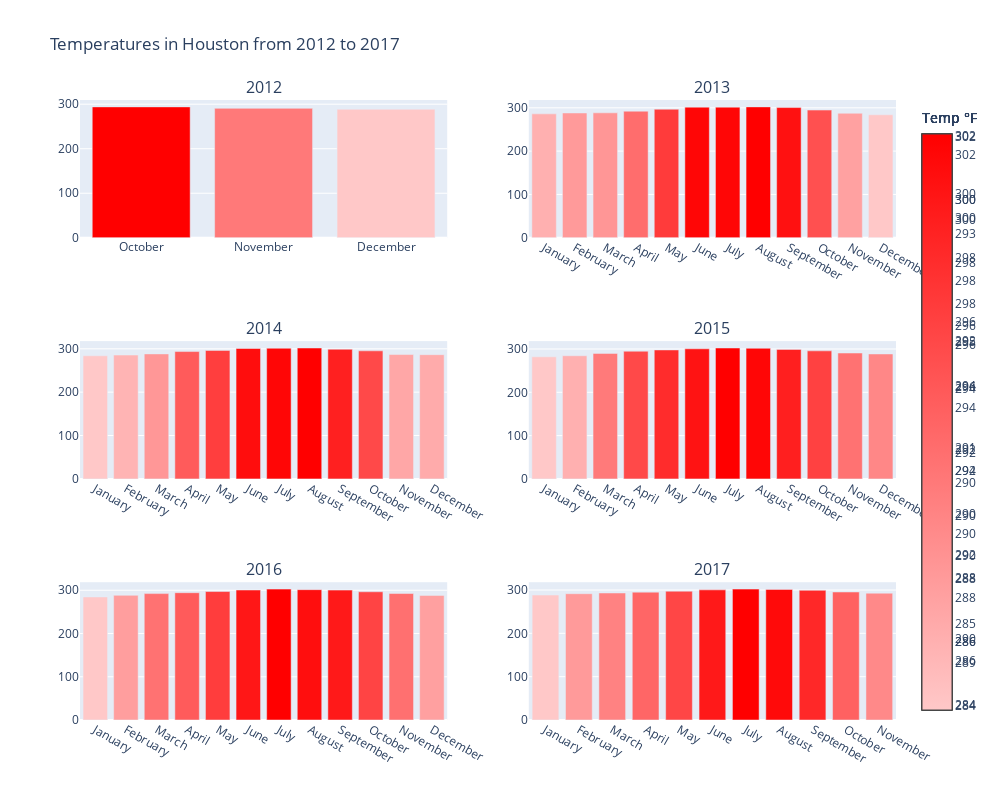

Write notebook code for a chart like this one.
### Markdown cell above
#### Graphics where show the temperature by month from 2012 to 2017

### Code cell
# Graphic of the temperature where the x axis are the months of a year and the y axis are the temperature in Farenheit degrees
fig = make_subplots(rows=3, cols=2, subplot_titles=('2012', '2013', '2014', '2015', '2016', '2017'))
fig.add_trace(graphic(dataframes['temperature_WH'],2012,'Houston'), row=1, col=1)
fig.add_trace(graphic(dataframes['temperature_WH'],2013,'Houston'), row=1, col=2)
fig.add_trace(graphic(dataframes['temperature_WH'],2014,'Houston'), row=2, col=1)
fig.add_trace(graphic(dataframes['temperature_WH'],2015,'Houston'), row=2, col=2)
fig.add_trace(graphic(dataframes['temperature_WH'],2016,'Houston'), row=3, col=1)
fig.add_trace(graphic(dataframes['temperature_WH'],2017,'Houston'), row=3, col=2)

fig.update_layout(
    height=800, width=1000,
    title_text="Temperatures in Houston from 2012 to 2017",
    showlegend=False
)

fig.show()

### Figure 1 — Plotly figure (JSON) as saved in the notebook; plotly's stock layout.template omitted (floating-point values rounded to 4 significant figures)
{"data": [{"marker": {"color": [293.9, 290.7, 288.6], "colorbar": {"title": {"text": "Temp °F"}}, "colorscale": [[0, "rgb(255,200,200)"], [1, "rgb(255,0,0)"]]}, "name": "Temperature 2012", "type": "bar", "x": ["October", "November", "December"], "xaxis": "x", "y": [293.9, 290.7, 288.6], "yaxis": "y"}, {"marker": {"color": [286.0, 288.0, 288.4, 292.2, 296.7, 301.5, 301.5, 302.1, 300.5, 294.7, 287.4, 283.8], "colorbar": {"title": {"text": "Temp °F"}}, "colorscale": [[0, "rgb(255,200,200)"], [1, "rgb(255,0,0)"]]}, "name": "Temperature 2013", "type": "bar", "x": ["January", "February", "March", "April", "May", "June", "July", "August", "September", "October", "November", "December"], "xaxis": "x2", "y": [286.0, 288.0, 288.4, 292.2, 296.7, 301.5, 301.5, 302.1, 300.5, 294.7, 287.4, 283.8], "yaxis": "y2"}, {"marker": {"color": [283.9, 285.7, 288.3, 293.7, 296.3, 300.7, 301.4, 301.9, 299.0, 295.3, 286.8, 286.5], "colorbar": {"title": {"text": "Temp °F"}}, "colorscale": [[0, "rgb(255,200,200)"], [1, "rgb(255,0,0)"]]}, "name": "Temperature 2014", "type": "bar", "x": ["January", "February", "March", "April", "May", "June", "July", "August", "September", "October", "November", "December"], "xaxis": "x3", "y": [283.9, 285.7, 288.3, 293.7, 296.3, 300.7, 301.4, 301.9, 299.0, 295.3, 286.8, 286.5], "yaxis": "y3"}, {"marker": {"color": [281.9, 284.4, 289.9, 294.9, 297.8, 300.4, 302.3, 301.7, 299.2, 295.8, 290.7, 288.5], "colorbar": {"title": {"text": "Temp °F"}}, "colorscale": [[0, "rgb(255,200,200)"], [1, "rgb(255,0,0)"]]}, "name": "Temperature 2015", "type": "bar", "x": ["January", "February", "March", "April", "May", "June", "July", "August", "September", "October", "November", "December"], "xaxis": "x4", "y": [281.9, 284.4, 289.9, 294.9, 297.8, 300.4, 302.3, 301.7, 299.2, 295.8, 290.7, 288.5], "yaxis": "y4"}, {"marker": {"color": [284.4, 288.3, 292.3, 294.3, 297.1, 300.6, 302.7, 301.4, 300.3, 296.5, 292.5, 288.1], "colorbar": {"title": {"text": "Temp °F"}}, "colorscale": [[0, "rgb(255,200,200)"], [1, "rgb(255,0,0)"]]}, "name": "Temperature 2016", "type": "bar", "x": ["January", "February", "March", "April", "May", "June", "July", "August", "September", "October", "November", "December"], "xaxis": "x5", "y": [284.4, 288.3, 292.3, 294.3, 297.1, 300.6, 302.7, 301.4, 300.3, 296.5, 292.5, 288.1], "yaxis": "y5"}, {"marker": {"color": [288.3, 291.5, 293.1, 295.1, 297.2, 300.3, 302.0, 301.4, 299.3, 295.4, 292.6], "colorbar": {"title": {"text": "Temp °F"}}, "colorscale": [[0, "rgb(255,200,200)"], [1, "rgb(255,0,0)"]]}, "name": "Temperature 2017", "type": "bar", "x": ["January", "February", "March", "April", "May", "June", "July", "August", "September", "October", "November"], "xaxis": "x6", "y": [288.3, 291.5, 293.1, 295.1, 297.2, 300.3, 302.0, 301.4, 299.3, 295.4, 292.6], "yaxis": "y6"}], "layout": {"annotations": [{"font": {"size": 16}, "showarrow": false, "text": "2012", "x": 0.225, "xanchor": "center", "xref": "paper", "y": 1, "yanchor": "bottom", "yref": "paper"}, {"font": {"size": 16}, "showarrow": false, "text": "2013", "x": 0.775, "xanchor": "center", "xref": "paper", "y": 1, "yanchor": "bottom", "yref": "paper"}, {"font": {"size": 16}, "showarrow": false, "text": "2014", "x": 0.225, "xanchor": "center", "xref": "paper", "y": 0.6111, "yanchor": "bottom", "yref": "paper"}, {"font": {"size": 16}, "showarrow": false, "text": "2015", "x": 0.775, "xanchor": "center", "xref": "paper", "y": 0.6111, "yanchor": "bottom", "yref": "paper"}, {"font": {"size": 16}, "showarrow": false, "text": "2016", "x": 0.225, "xanchor": "center", "xref": "paper", "y": 0.2222, "yanchor": "bottom", "yref": "paper"}, {"font": {"size": 16}, "showarrow": false, "text": "2017", "x": 0.775, "xanchor": "center", "xref": "paper", "y": 0.2222, "yanchor": "bottom", "yref": "paper"}], "height": 800, "showlegend": false, "title": {"text": "Temperatures in Houston from 2012 to 2017"}, "width": 1000, "xaxis": {"anchor": "y", "domain": [0, 0.45]}, "xaxis2": {"anchor": "y2", "domain": [0.55, 1]}, "xaxis3": {"anchor": "y3", "domain": [0, 0.45]}, "xaxis4": {"anchor": "y4", "domain": [0.55, 1]}, "xaxis5": {"anchor": "y5", "domain": [0, 0.45]}, "xaxis6": {"anchor": "y6", "domain": [0.55, 1]}, "yaxis": {"anchor": "x", "domain": [0.7778, 1]}, "yaxis2": {"anchor": "x2", "domain": [0.7778, 1]}, "yaxis3": {"anchor": "x3", "domain": [0.3889, 0.6111]}, "yaxis4": {"anchor": "x4", "domain": [0.3889, 0.6111]}, "yaxis5": {"anchor": "x5", "domain": [0, 0.2222]}, "yaxis6": {"anchor": "x6", "domain": [0, 0.2222]}}}
